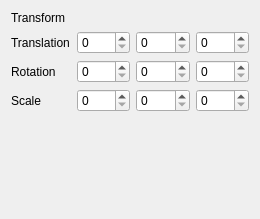
<?xml version="1.0" encoding="UTF-8"?>
<ui version="4.0">
 <class>Inspector</class>
 <widget class="QWidget" name="Inspector">
  <property name="geometry">
   <rect>
    <x>0</x>
    <y>0</y>
    <width>260</width>
    <height>219</height>
   </rect>
  </property>
  <property name="windowTitle">
   <string>Form</string>
  </property>
  <layout class="QVBoxLayout" name="verticalLayout">
   <item>
    <widget class="QLabel" name="transform">
     <property name="text">
      <string>Transform</string>
     </property>
    </widget>
   </item>
   <item>
    <layout class="QHBoxLayout" name="Translation">
     <item>
      <widget class="QLabel" name="translation">
       <property name="sizePolicy">
        <sizepolicy hsizetype="Fixed" vsizetype="Preferred">
         <horstretch>0</horstretch>
         <verstretch>0</verstretch>
        </sizepolicy>
       </property>
       <property name="minimumSize">
        <size>
         <width>60</width>
         <height>0</height>
        </size>
       </property>
       <property name="text">
        <string>Translation</string>
       </property>
      </widget>
     </item>
     <item>
      <widget class="QSpinBox" name="transX"/>
     </item>
     <item>
      <widget class="QSpinBox" name="transY"/>
     </item>
     <item>
      <widget class="QSpinBox" name="transZ"/>
     </item>
    </layout>
   </item>
   <item>
    <layout class="QHBoxLayout" name="Rotation">
     <item>
      <widget class="QLabel" name="rotation">
       <property name="sizePolicy">
        <sizepolicy hsizetype="Fixed" vsizetype="Preferred">
         <horstretch>0</horstretch>
         <verstretch>0</verstretch>
        </sizepolicy>
       </property>
       <property name="minimumSize">
        <size>
         <width>60</width>
         <height>0</height>
        </size>
       </property>
       <property name="text">
        <string>Rotation</string>
       </property>
      </widget>
     </item>
     <item>
      <widget class="QSpinBox" name="rotX"/>
     </item>
     <item>
      <widget class="QSpinBox" name="rotY"/>
     </item>
     <item>
      <widget class="QSpinBox" name="rotZ"/>
     </item>
    </layout>
   </item>
   <item>
    <layout class="QHBoxLayout" name="Scale">
     <item>
      <widget class="QLabel" name="scale">
       <property name="sizePolicy">
        <sizepolicy hsizetype="Fixed" vsizetype="Preferred">
         <horstretch>0</horstretch>
         <verstretch>0</verstretch>
        </sizepolicy>
       </property>
       <property name="minimumSize">
        <size>
         <width>60</width>
         <height>0</height>
        </size>
       </property>
       <property name="text">
        <string>Scale</string>
       </property>
      </widget>
     </item>
     <item>
      <widget class="QSpinBox" name="scaleX"/>
     </item>
     <item>
      <widget class="QSpinBox" name="scaleY"/>
     </item>
     <item>
      <widget class="QSpinBox" name="scaleZ"/>
     </item>
    </layout>
   </item>
   <item>
    <spacer name="verticalSpacer">
     <property name="orientation">
      <enum>Qt::Vertical</enum>
     </property>
     <property name="sizeHint" stdset="0">
      <size>
       <width>20</width>
       <height>95</height>
      </size>
     </property>
    </spacer>
   </item>
  </layout>
 </widget>
 <resources/>
 <connections/>
</ui>
